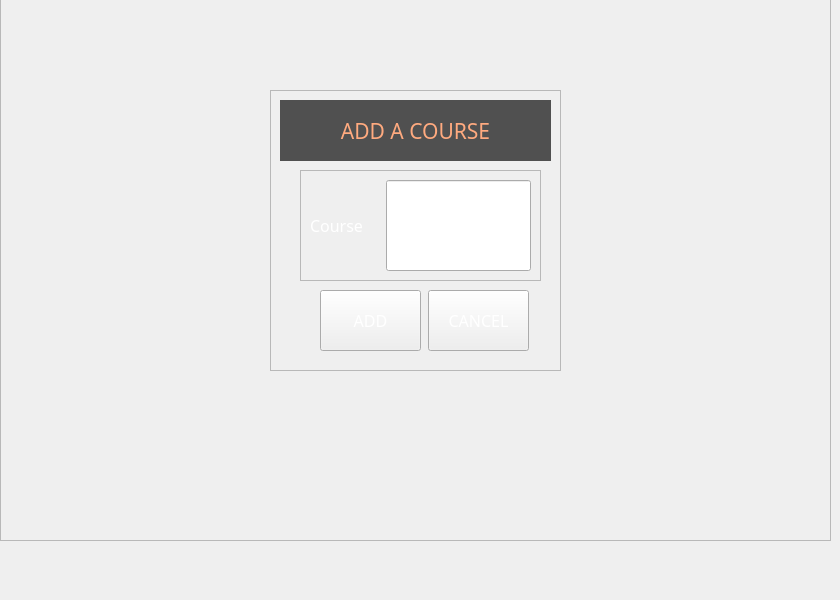
   <widget class="QWidget" name="addcourse">
    <widget class="QFrame" name="frame_5">
     <property name="geometry">
      <rect>
       <x>270</x>
       <y>90</y>
       <width>291</width>
       <height>281</height>
      </rect>
     </property>
     <property name="frameShape">
      <enum>QFrame::StyledPanel</enum>
     </property>
     <property name="frameShadow">
      <enum>QFrame::Raised</enum>
     </property>
     <widget class="QPushButton" name="add_5">
      <property name="geometry">
       <rect>
        <x>50</x>
        <y>200</y>
        <width>101</width>
        <height>61</height>
       </rect>
      </property>
      <property name="sizePolicy">
       <sizepolicy hsizetype="Minimum" vsizetype="Expanding">
        <horstretch>0</horstretch>
        <verstretch>0</verstretch>
       </sizepolicy>
      </property>
      <property name="font">
       <font>
        <family>Microsoft JhengHei UI Light</family>
        <pointsize>12</pointsize>
       </font>
      </property>
      <property name="styleSheet">
       <string notr="true">color: rgb(255, 255, 255);
border-image: url(:/icons/the-button-859346_640.png);</string>
      </property>
      <property name="text">
       <string>ADD</string>
      </property>
     </widget>
     <widget class="QLabel" name="label_66">
      <property name="enabled">
       <bool>true</bool>
      </property>
      <property name="geometry">
       <rect>
        <x>10</x>
        <y>10</y>
        <width>271</width>
        <height>61</height>
       </rect>
      </property>
      <property name="font">
       <font>
        <family>Franklin Gothic Medium</family>
        <pointsize>16</pointsize>
       </font>
      </property>
      <property name="acceptDrops">
       <bool>false</bool>
      </property>
      <property name="autoFillBackground">
       <bool>false</bool>
      </property>
      <property name="styleSheet">
       <string notr="true">color: rgb(255, 170, 127);
background-color: rgb(125, 125, 125);
background-color: rgb(80, 80, 80);</string>
      </property>
      <property name="text">
       <string>ADD A COURSE</string>
      </property>
      <property name="textFormat">
       <enum>Qt::AutoText</enum>
      </property>
      <property name="scaledContents">
       <bool>true</bool>
      </property>
      <property name="alignment">
       <set>Qt::AlignCenter</set>
      </property>
      <property name="wordWrap">
       <bool>true</bool>
      </property>
      <property name="margin">
       <number>5</number>
      </property>
      <property name="openExternalLinks">
       <bool>false</bool>
      </property>
     </widget>
     <widget class="QFrame" name="frame_12">
      <property name="geometry">
       <rect>
        <x>30</x>
        <y>80</y>
        <width>241</width>
        <height>111</height>
       </rect>
      </property>
      <property name="styleSheet">
       <string notr="true"/>
      </property>
      <property name="frameShape">
       <enum>QFrame::StyledPanel</enum>
      </property>
      <property name="frameShadow">
       <enum>QFrame::Raised</enum>
      </property>
      <layout class="QGridLayout" name="gridLayout_15">
       <item row="1" column="0">
        <widget class="QLabel" name="label_67">
         <property name="font">
          <font>
           <family>Microsoft JhengHei UI Light</family>
           <pointsize>12</pointsize>
          </font>
         </property>
         <property name="styleSheet">
          <string notr="true">color: rgb(255, 255, 255);</string>
         </property>
         <property name="text">
          <string>Course</string>
         </property>
        </widget>
       </item>
       <item row="1" column="1" colspan="2">
        <widget class="QLineEdit" name="courseedit">
         <property name="sizePolicy">
          <sizepolicy hsizetype="Expanding" vsizetype="Expanding">
           <horstretch>0</horstretch>
           <verstretch>0</verstretch>
          </sizepolicy>
         </property>
         <property name="font">
          <font>
           <family>Microsoft JhengHei UI Light</family>
           <pointsize>12</pointsize>
          </font>
         </property>
         <property name="styleSheet">
          <string notr="true">border-image: url(:/icons/gray transparent.png);</string>
         </property>
        </widget>
       </item>
      </layout>
     </widget>
     <widget class="QPushButton" name="cancel_5">
      <property name="geometry">
       <rect>
        <x>158</x>
        <y>200</y>
        <width>101</width>
        <height>61</height>
       </rect>
      </property>
      <property name="sizePolicy">
       <sizepolicy hsizetype="Minimum" vsizetype="Expanding">
        <horstretch>0</horstretch>
        <verstretch>0</verstretch>
       </sizepolicy>
      </property>
      <property name="font">
       <font>
        <family>Microsoft JhengHei UI Light</family>
        <pointsize>12</pointsize>
       </font>
      </property>
      <property name="styleSheet">
       <string notr="true">color: rgb(255, 255, 255);
border-image: url(:/icons/the-button-859346_640.png);</string>
      </property>
      <property name="text">
       <string>CANCEL</string>
      </property>
     </widget>
    </widget>
    <widget class="QFrame" name="frame_38">
     <property name="geometry">
      <rect>
       <x>0</x>
       <y>-50</y>
       <width>831</width>
       <height>591</height>
      </rect>
     </property>
     <property name="styleSheet">
      <string notr="true">border-image: url(:/icons/84239945.jpg);</string>
     </property>
     <property name="frameShape">
      <enum>QFrame::StyledPanel</enum>
     </property>
     <property name="frameShadow">
      <enum>QFrame::Raised</enum>
     </property>
    </widget>
    <zorder>frame_38</zorder>
    <zorder>frame_5</zorder>
   </widget>
